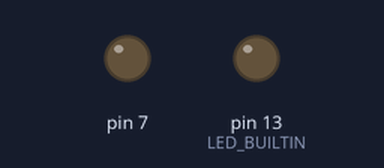
Recording of a sketch running on a simulated Arduino Uno, built with avr-gcc and run on an emulated ATmega328P. Shown: output pins drawn as LEDs (lit = HIGH).

Above: at 6.4 s.
At 25.5 s:
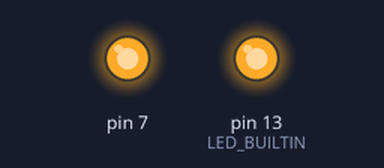
Timing chart, 0 to 66.3 s (numbered marks = the images above):
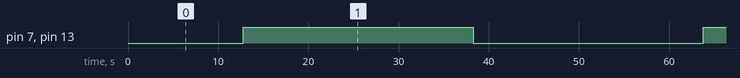

Measured:
- by itself, pin 7, pin 13 (LED_BUILTIN): alternates HIGH for 25.5 s and LOW for 25.5 s

The sketch:

Final_arduino_PWM.ino
```cpp
const int MAX_8_INT = 255;  //Setting Max Value Variable
int brightness;   //Initialize to 0 in Setup Loop
int fade_amount;  //Initialize to 1 in Setup Loop

void setup() {
  // put your setup code here, to run once:
brightness = 0;   //Assigning 0 to brightness
fade_amount = 1;  //Assigning 1 to fade amount
}

void loop() {
  // put your main code here, to run repeatedly:
analogWrite(LED_BUILTIN, brightness);   //Writing brightness to the on-board LED
analogWrite(7, brightness);             //Writing brightness to pin 7
brightness = brightness + fade_amount;  //Incrementing brightness
if (brightness == 0 or brightness == MAX_8_INT) fade_amount = -fade_amount; //Checking if brightness is at its max or min value
delay(100); //Delaying 100ms
}
```
